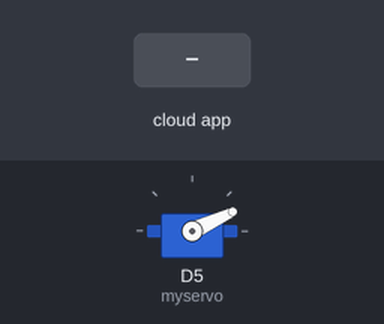
A sketch run on a simulated ESP8266 (NodeMCU). Parts: servo. Inputs (shaded band) come from the test bench. WiFi joins after 1.5 s; servers stay silent unless stated; what the sketch prints to the serial monitor is not drawn.

Above: at 2.7 s.
2.8 s: the phone or cloud app sets switch to 0
At 3.17 s:
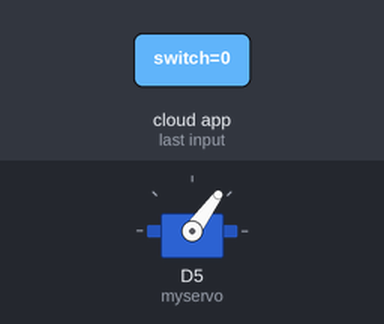
At 3.6 s:
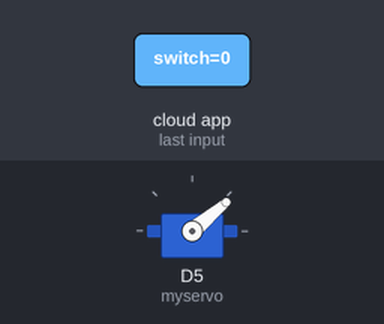
4.7 s: the phone or cloud app sets switch to 1
Timing chart, 0 to 7.7 s (numbered marks = the images above; inputs shaded):
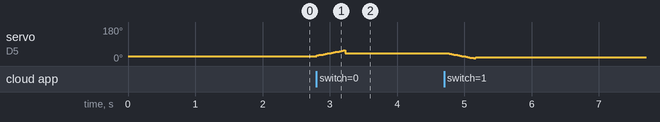

The sketch:

switch.ino
```cpp
#include "config.h"

#include <Servo.h>

#include <ESP8266WiFi.h>

#include <ESP8266WebServer.h>


const char* ssid = "***";

const char* pass = "**********";


ESP8266WebServer server(80);

Servo myservo;

AdafruitIO_Feed *counter = io.feed("switch");

void setup(void){

  Serial.begin(115200);

  WiFi.begin(ssid, pass);

  while (WiFi.status() != WL_CONNECTED) {

    delay(500);

    Serial.print(".");

  }

  io.connect();

  Serial.println(".");

  counter->onMessage(handleMessage);

  while(io.mqttStatus() < AIO_CONNECTED) {
    Serial.print(".");
    delay(500);
  }

  counter->get();

  server.begin();

  Serial.println("HTTP server started");

  myservo.attach(D5);   // Servo attached to D5 pin

  myservo.write(25);

}
void handleMessage(AdafruitIO_Data *data) {

  Serial.print("received <- ");
  Serial.println(data->value());
  int angle =30;
  int state = data->toInt();
  if(state == 0) {
    myservo.attach(D5);
   for(angle = 30; angle < 58; angle++) {
    myservo.write(angle);
    delay(15);
      }
    myservo.write(40);
    delay(15);
    myservo.detach();
  }
  else if(state == 1) {
    myservo.attach(D5);
    for(angle = 40; angle > 12; angle--) {
    myservo.write(angle);
    delay(15);
      }
    myservo.write(20);
    delay(15);
    myservo.detach();
  }
}

void loop(void){

  server.handleClient();
  io.run();

}
```

config.h
```cpp
/************************ Adafruit IO Config *******************************/

// visit io.adafruit.com if you need to create an account,
// or if you need your Adafruit IO key.
#define IO_USERNAME "kalstjq119"
#define IO_KEY "****************"

/******************************* WIFI **************************************/

#define WIFI_SSID "***"
#define WIFI_PASS "**********"

#include "AdafruitIO_WiFi.h"
#include <ESP8266WiFi.h>
#include <ESP8266WebServer.h>

#if defined(USE_AIRLIFT) || defined(ADAFRUIT_METRO_M4_AIRLIFT_LITE) ||         \
    defined(ADAFRUIT_PYPORTAL)
// Configure the pins used for the ESP32 connection
#if !defined(SPIWIFI_SS) // if the wifi definition isnt in the board variant
// Don't change the names of these #define's! they match the variant ones
#define SPIWIFI SPI
#define SPIWIFI_SS 10 // Chip select pin
#define NINA_ACK 9    // a.k.a BUSY or READY pin
#define NINA_RESETN 6 // Reset pin
#define NINA_GPIO0 -1 // Not connected
#endif
AdafruitIO_WiFi io(IO_USERNAME, IO_KEY, WIFI_SSID, WIFI_PASS, SPIWIFI_SS,
                   NINA_ACK, NINA_RESETN, NINA_GPIO0, &SPIWIFI);
#else
AdafruitIO_WiFi io(IO_USERNAME, IO_KEY, WIFI_SSID, WIFI_PASS);
#endif
/******************************* FONA **************************************/

// the AdafruitIO_FONA client will work with the following boards:
//   - Feather 32u4 FONA -> https://www.adafruit.com/product/3027

// uncomment the following two lines for 32u4 FONA,
// and comment out the AdafruitIO_WiFi client in the WIFI section
// #include "AdafruitIO_FONA.h"
// AdafruitIO_FONA io(IO_USERNAME, IO_KEY);

/**************************** ETHERNET ************************************/

// the AdafruitIO_Ethernet client will work with the following boards:
//   - Ethernet FeatherWing -> https://www.adafruit.com/products/3201

// uncomment the following two lines for ethernet,
// and comment out the AdafruitIO_WiFi client in the WIFI section
// #include "AdafruitIO_Ethernet.h"
// AdafruitIO_Ethernet io(IO_USERNAME, IO_KEY);
```

Measured:
- after the input at 2.8 s, servo on D5 (myservo): rises from 25° to 56° in 0.39 s, then falls to 40° in 0.03 s
